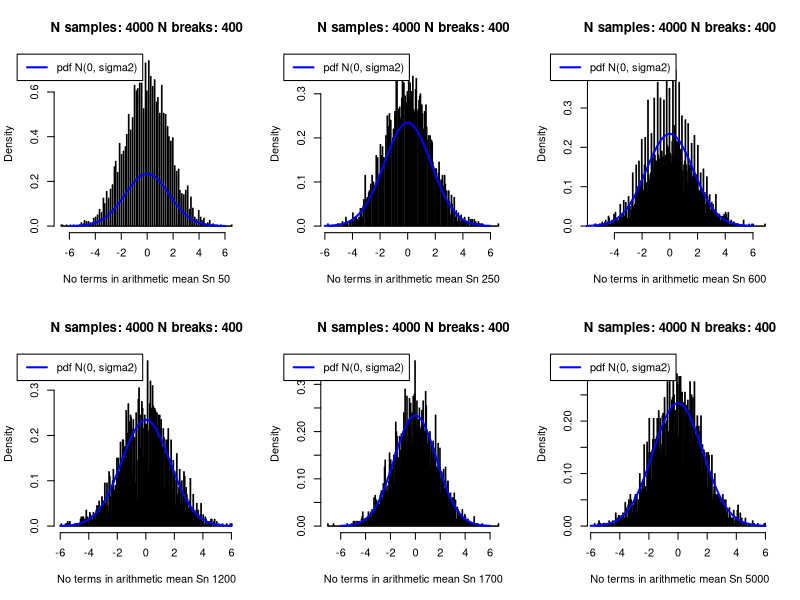

Source code (R):
# Example illustrating the CLT theorem when drawing uniformly distributed
# numbers from 1 to 6

mean_uniformly_rvs <- function(n_rvs) {
    # Returns the outcome given by the  mean of the outcomes of a set of
    # uniformly discrete distributed R.V.,
    # i.e. the outcome of the r.v. S = 1/N sum X_i
    #
    # Args:
    # n_rvs: Number of R.V. used when computing the mean outcome of Sn
    # Returns:
    # The outcome of Sn

    random_numbers <- sample.int(6, size=n_rvs, replace=TRUE)
    return(mean(random_numbers))
}

z_samples <- function(n_rvs, n_samples) {
    # Returns n_samples samples of the R.V. Z = sqrt(n) * (Sn/n - mu),
    # by CLT, Z -> N(0, sigma2) in distribution as n -> \infty
    # 
    # Args:
    # n_rvs: Number of R.V. used when computing the mean outcome of Sn
    # n_samples: Number of samples to draw from Z
    # Returns:
    # Samples from Z
    
    mu <- 3.5
    mean_s_samples <- replicate(n_samples, mean_uniformly_rvs(n_rvs))
    Z <- sqrt(n_rvs) * (mean_s_samples - mu)
    return(Z)
}

my_plot <- function(z_samples, x_lab) {
    # Function plots the normalized histogram, and the number of  samples
    # used for Sn as xlabel combined with a density plot of N(0, sigma2)
    #
    # ARGS:
    # z_samples: List of draws from the r.v. Z (see z_samples)
    # x_lab: number of variables used in the sum Sn

    sigma2 <- 2.9
    breaks <- 400
    x_range = seq(from=-6, to=6, length.out=100)
    main<- paste('N samples:', toString(length(z_samples)), 'N breaks:', breaks)
    
    # Illustrate histogram and pdf function
    hist(z_samples, prob=TRUE, xlab=x_lab, main=main, breaks=breaks)
    l_w <- 2
    lines(x_range, dnorm(x = x_range, mean=0, sd=sqrt(sigma2)),
      col='blue', lwd=l_w)
    legend('topleft', c('pdf N(0, sigma2)'), col='blue', lwd=l_w, inset=c(-0.2,0))
}

# Illustrate CLT thm sqrt(n) * (Sn/n - mean(X)) -> Z(0, sigma2) in distribution,
# where Sn is sum if n iid r.v.

n_rvs <- c(50, 250, 600, 1200, 1700, 5000) # Number of r.v. used for Sn
n_samples <- rep.int(4000, times=length(n_rvs)) # Number of draws from the rv. Z
indices <- c(1:1:length(n_rvs)) # To lapply over multiple arguments

z_outcomes <- lapply(indices, function(x) z_samples(n_rvs[[x]], n_samples[[x]]))
x_labels <- paste('No terms in arithmetic mean Sn', lapply(n_rvs, toString))

par(mfrow=c(2,3), xpd=TRUE)
invisible(lapply(indices, function(x) my_plot(z_outcomes[[x]], x_labels[[x]])))
